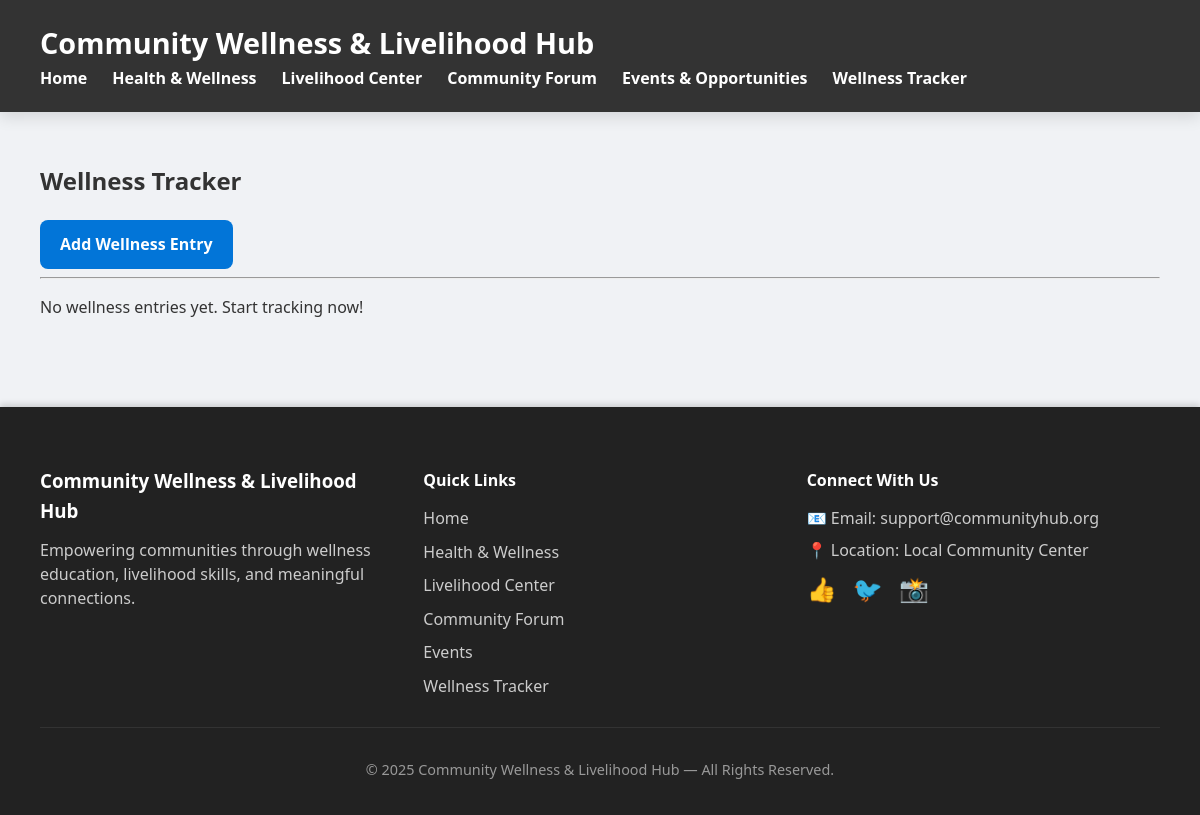
The page /wellness/ on the database as committed earlier.
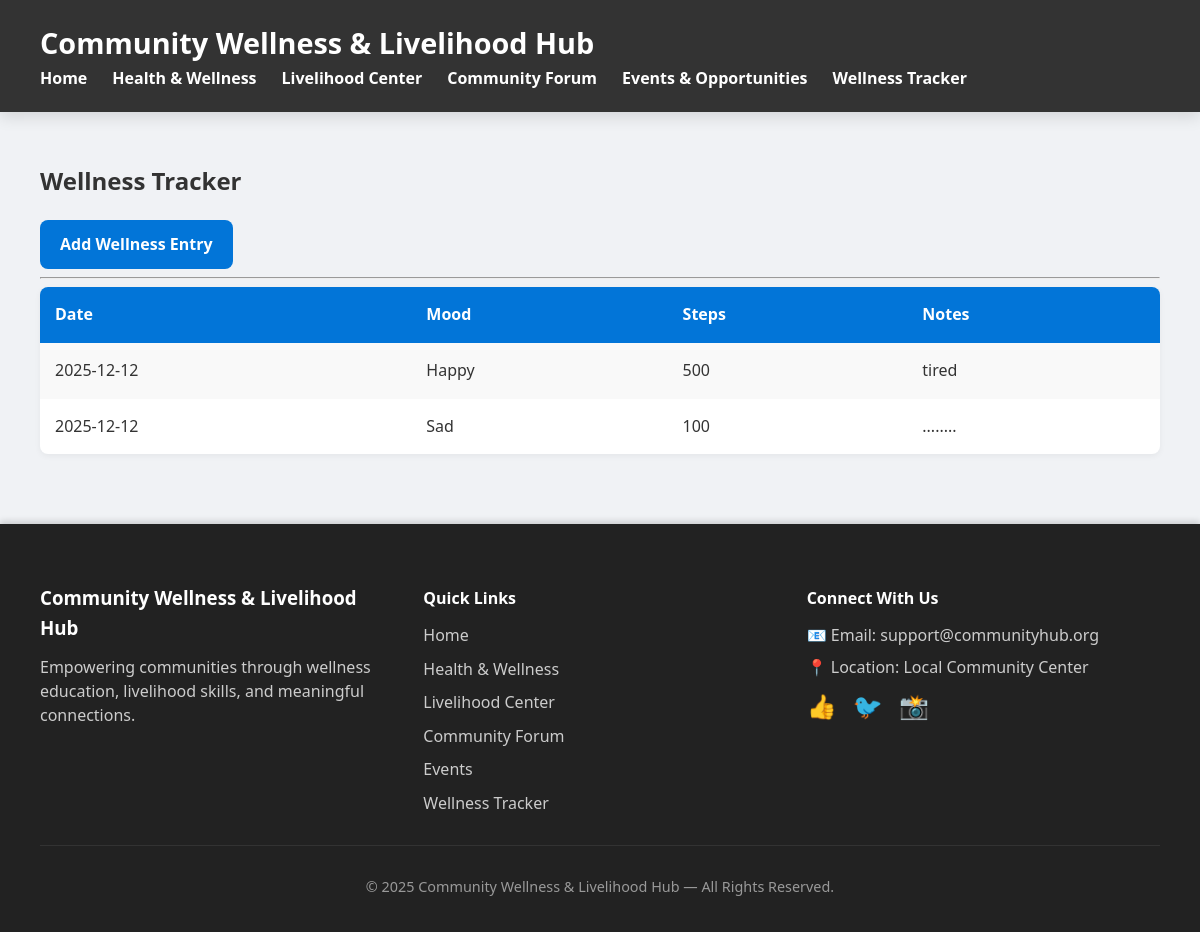
The same page on the database as committed later.
### models.py (models this page shows)
class WellnessEntry(db.Model):
    id = db.Column(db.Integer, primary_key=True)
    date = db.Column(db.String(20), nullable=False)
    mood = db.Column(db.String(20), nullable=False)
    steps = db.Column(db.Integer)
    notes = db.Column(db.Text)
    created_at = db.Column(db.DateTime, default=datetime.utcnow)

### app.py (the view)
@wellness_bp.route("/")
def list_entries():
    entries = WellnessEntry.query.all()
    return render_template("wellness_list.html", entries=entries)

### Templates/wellness_list.html
{% extends "base.html" %}
{% block content %}
<h2>Wellness Tracker</h2>
<a href="/wellness/add" class="button">Add Wellness Entry</a>
<hr>
{% if entries %}
<table>
    <tr>
        <th>Date</th>
        <th>Mood</th>
        <th>Steps</th>
        <th>Notes</th>
    </tr>
    {% for w in entries %}
    <tr>
        <td>{{ w.date }}</td>
        <td>{{ w.mood }}</td>
        <td>{{ w.steps }}</td>
        <td>{{ w.notes }}</td>
    </tr>
    {% endfor %}
</table>
{% else %}
<p>No wellness entries yet. Start tracking now!</p>
{% endif %}
{% endblock %}

### Templates/base.html (shortened to what this page needs)
<!DOCTYPE html>
<html>
<head>
    <link rel="stylesheet" href="/static/style.css">
</head>
<body>
<nav>
    <h2>Community Wellness & Livelihood Hub</h2>
    <div class="nav-links">
        <a href="/">Home</a>
        <a href="/health">Health & Wellness</a>
        <a href="/livelihood">Livelihood Center</a>
        <a href="/forum">Community Forum</a>
        <a href="/events">Events & Opportunities</a>
        <a href="/wellness">Wellness Tracker</a>
    </div>
</nav>
<div class="container">
    {% block content %}{% endblock %}
</div>
<footer>
    <div class="footer-content">
        <div class="footer-section">
            <h3>Community Wellness & Livelihood Hub</h3>
            <p>
                Empowering communities through wellness education,
                livelihood skills, and meaningful connections.
            </p>
        </div>
        <div class="footer-section">
            <h4>Quick Links</h4>
            <ul>
                <li><a href="/">Home</a></li>
                <li><a href="/health">Health & Wellness</a></li>
                <li><a href="/livelihood">Livelihood Center</a></li>
                <li><a href="/forum">Community Forum</a></li>
                <li><a href="/events">Events</a></li>
                <li><a href="/wellness">Wellness Tracker</a></li>
            </ul>
        </div>
        <div class="footer-section">
            <h4>Connect With Us</h4>
            <p>📧 Email: support@communityhub.org</p>
            <p>📍 Location: Local Community Center</p>
            <div class="social-links">
                <a href="#">👍</a>
                <a href="#">🐦</a>
                <a href="#">📸</a>
            </div>
        </div>
    </div>
    <div class="footer-bottom">
        <p>© 2025 Community Wellness & Livelihood Hub — All Rights Reserved.</p>
    </div>
</footer>
</body>
</html>

### Static/style.css (style rules this page uses)
:root { --primary: #0275d8; --primary-dark: #025aa5; --bg: #f0f2f5; --card-bg: #fff; --text: #333; --radius: 8px; --shadow-sm: 0 2px 6px rgba(0,0,0,0.05); --shadow-md: 0 5px 15px rgba(0,0,0,0.12); }
body { font-family: 'Segoe UI', Tahoma, Geneva, Verdana, sans-serif; background: var(--bg); margin: 0; padding: 0; color: var(--text); line-height: 1.6; }
nav { background: #333; padding: 20px 40px; display: flex; align-items: center; justify-content: space-between; flex-wrap: wrap; box-shadow: var(--shadow-md); }
nav h2 { color: #fff; margin: 0; font-size: 1.8rem; }
.nav-links { display: flex; gap: 25px; }
.nav-links a { color: #fff; text-decoration: none; font-weight: 600; transition: color 0.3s ease; }
nav a::after { content: ""; position: absolute; width: 0; height: 2px; background: var(--primary); bottom: -4px; left: 0; transition: width 0.3s ease; }
.container { padding: 30px 40px; max-width: 1200px; margin: 0 auto; }
.button { background: var(--primary); color: #fff; padding: 12px 20px; text-decoration: none; border-radius: var(--radius); display: inline-block; font-weight: 600; cursor: pointer; transition: background 0.3s ease, transform 0.2s ease; border: none; }
table { width: 100%; border-collapse: collapse; background: var(--card-bg); border-radius: var(--radius); overflow: hidden; box-shadow: var(--shadow-sm); }
table th, table td { padding: 15px; text-align: left; }
table th { background: var(--primary); color: #fff; font-weight: 600; }
table tr:nth-child(even) { background: #f9f9f9; }
footer { background: #222; color: #ddd; padding: 40px 40px 20px; margin-top: 40px; box-shadow: 0 -3px 6px rgba(0,0,0,0.15); }
.footer-content { display: grid; grid-template-columns: repeat(auto-fit, minmax(260px, 1fr)); gap: 30px; margin-bottom: 20px; }
.footer-section h3, .footer-section h4 { color: #fff; margin-bottom: 12px; }
.footer-section p { margin: 8px 0; color: #ccc; line-height: 1.5; }
.footer-section ul { list-style: none; margin: 0; padding: 0; }
.footer-section ul li { margin-bottom: 8px; }
.footer-section ul li a { color: #ccc; text-decoration: none; transition: color 0.3s ease; }
.social-links a { font-size: 1.5rem; margin-right: 12px; text-decoration: none; color: #ccc; transition: color 0.3s ease, transform 0.2s ease; }
.footer-bottom { text-align: center; padding-top: 15px; border-top: 1px solid #333; color: #999; font-size: 0.9rem; }

Rows that differ between the two databases and show on the page:
added WellnessEntry: date "2025-12-12", mood "Happy", steps "500", notes "tired"
added WellnessEntry: date "2025-12-12", mood "Sad", steps "100", notes "........"
Other text that changed with them:
text no longer shown: "No wellness entries yet. Start tracking now!"
text now shown: "Date Mood Steps Notes"
